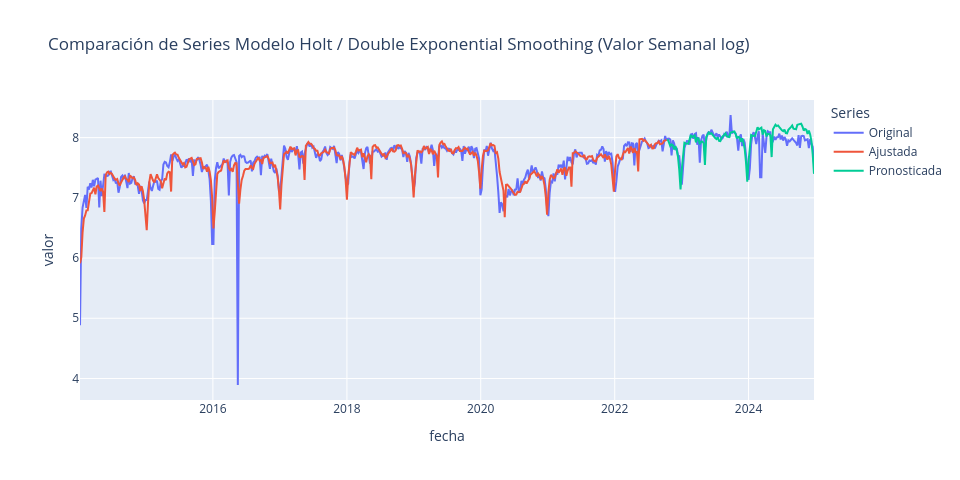
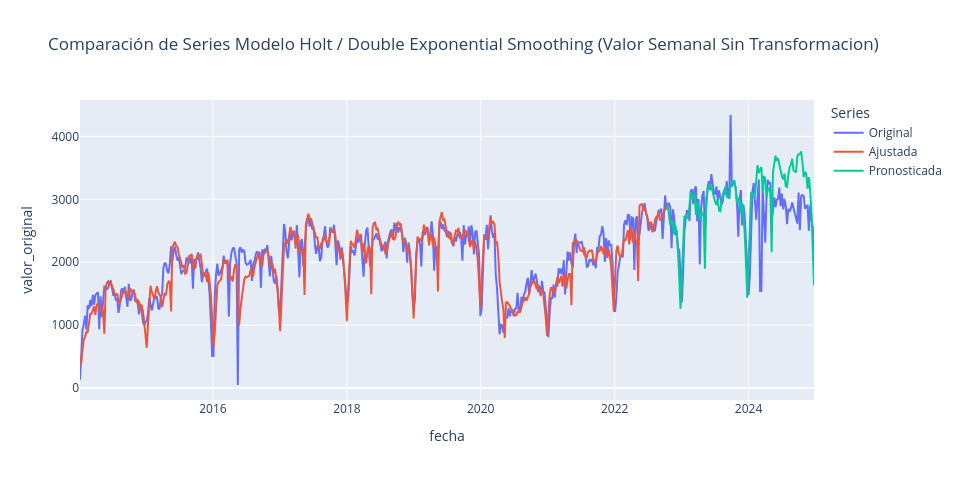

The code cell stored with these charts, in order, in its notebook:
### Markdown cell above
##### 2.1.2.1. Entrenamiento y prueba
* Se grafican los datos originales, los valores ajustados y el pronóstico para comparar el desempeño del modelo.

### Code cell
# --- Se definen los argumentos que NUNCA cambian ---
# Datos a graficar
model_name = 'Modelo Holt / Double Exponential Smoothing'
data_tuples = (
    (df_original, 'Original'),
    (df_ajustado, 'Ajustada'),
    (df_pronostico, 'Pronosticada'),
)

# Parámetros comúnes del gráfico
common_plot_args = {
    'plotly_engine': USE_PLOTLY,
    'hover_mode': 'x unified',
}

# --- Se crea la lista de gráficos a generar ---
# El gráfico base que siempre se muestra
plot_configs = [
    ('valor', 'Valor Semanal log')
]

# El gráfico condicional
if 'valor_original' in df_original.columns:
    plot_configs.append(('valor_original', 'Valor Semanal Sin Transformacion'))


# --- Se itera y llama a la función UNA SOLA VEZ dentro del bucle ---
for y_col, title_suffix in plot_configs:
    func.plot_forecast(
        *data_tuples,  # Desempaqueta los datos
        y=y_col,
        title=f'Comparación de Series {model_name} ({title_suffix})',
        **common_plot_args  # Desempaqueta los argumentos comunes
    )
